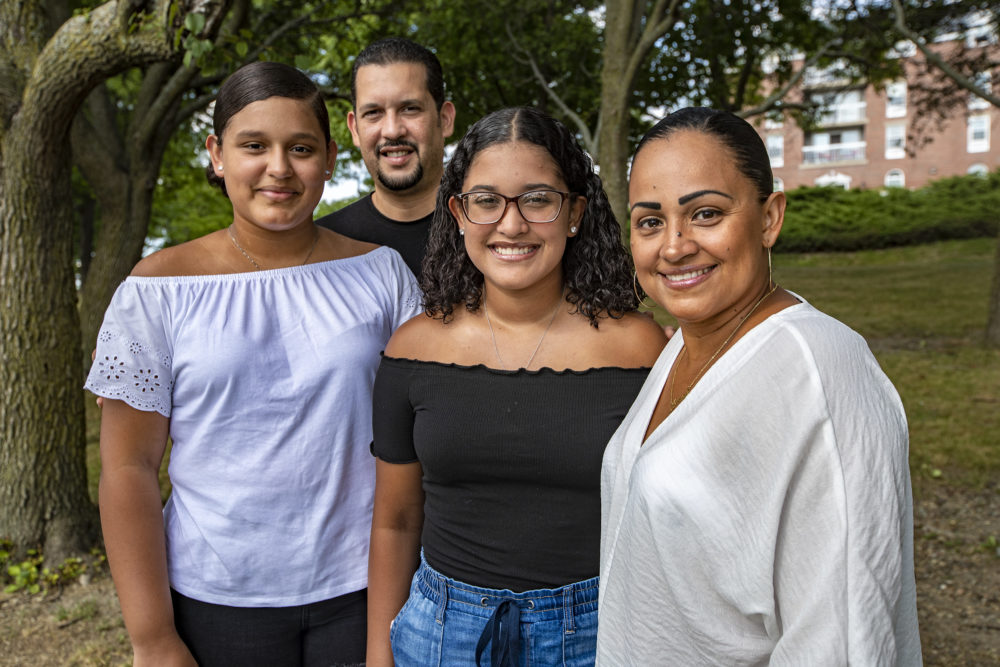
#> input picture ImageProcessing/images/TestImg1.jpg, 1000 x 667 px; its folder holds only this picture in this run
$ python face_detector.py
#> lines starting #> are read from the running program, lines starting #| are printed output that depends on the picture; after the words box and inside, x2 and y2 are one past the last pixel; in counts of white or black regions, pixels touching at a corner belong together
import cv2
import os

face_cascade = cv2.CascadeClassifier('./cascades/haarcascade_frontalface_default.xml')


def face_detector(images):
    for image in images:
        if not image[-4:] == '.jpg' and not image[-4:] == '.png':
            continue
        img = cv2.imread(os.path.join(base_dir, image))
#> img is the input picture: shape (667, 1000, 3); mean B, G, R 96.2, 105.5, 112.3
        gray_img = cv2.cvtColor(img, cv2.COLOR_BGR2GRAY)
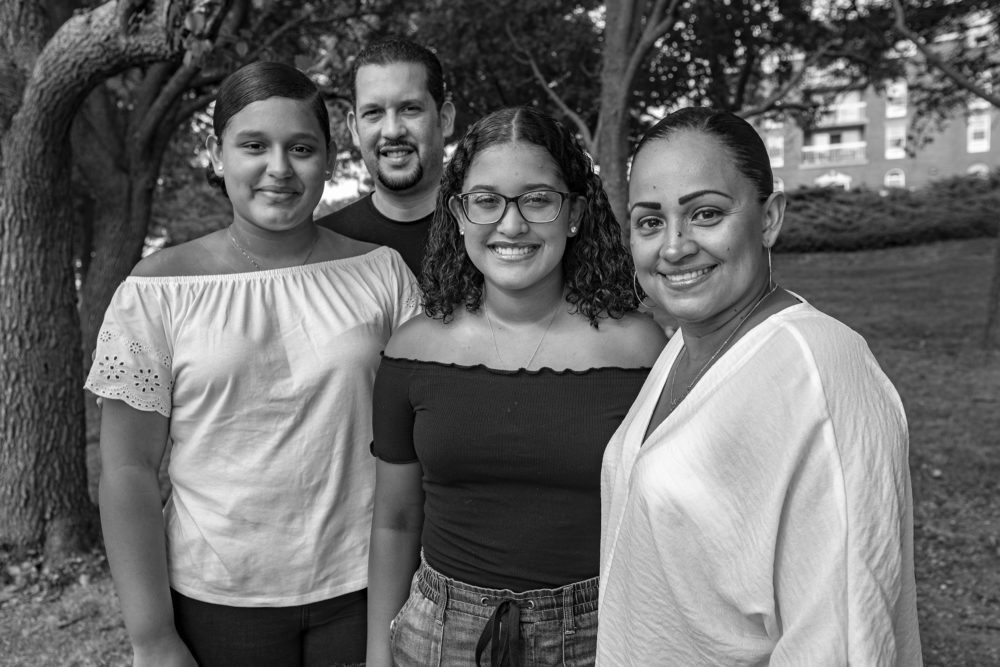
#> gray_img: shape (667, 1000); min 0, max 255, mean 106.5
        faces = face_cascade.detectMultiScale(
            gray_img,
            scaleFactor=1.1,
            minNeighbors=5
        )
#> faces = [[337, 67, 113, 113], [444, 147, 133, 133], [31, 538, 110, 110], [214, 100, 119, 119], [597, 150, 164, 164]]
        for x, y, w, h in faces:
            img = cv2.rectangle(img, (x, y), (x+w, y+h), (0, 255, 0), 2)
#> this loop made 5 passes
#> pass 1, in face_detector, `img = cv2.rectangle(img, (x, y), (x+w, y+h), (0, 255, 0), 2)`:
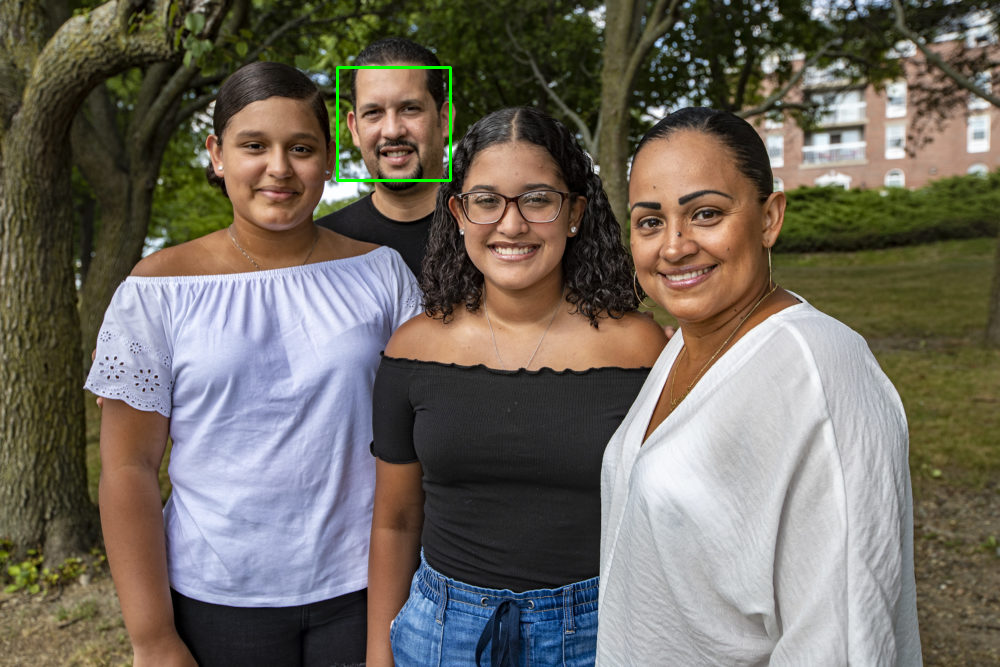
#> img: shape (667, 1000, 3); 0.2% of pixels changed, all inside (x1, y1, x2, y2) = (336, 66, 452, 182)
#> pass 2, in face_detector, `img = cv2.rectangle(img, (x, y), (x+w, y+h), (0, 255, 0), 2)`:
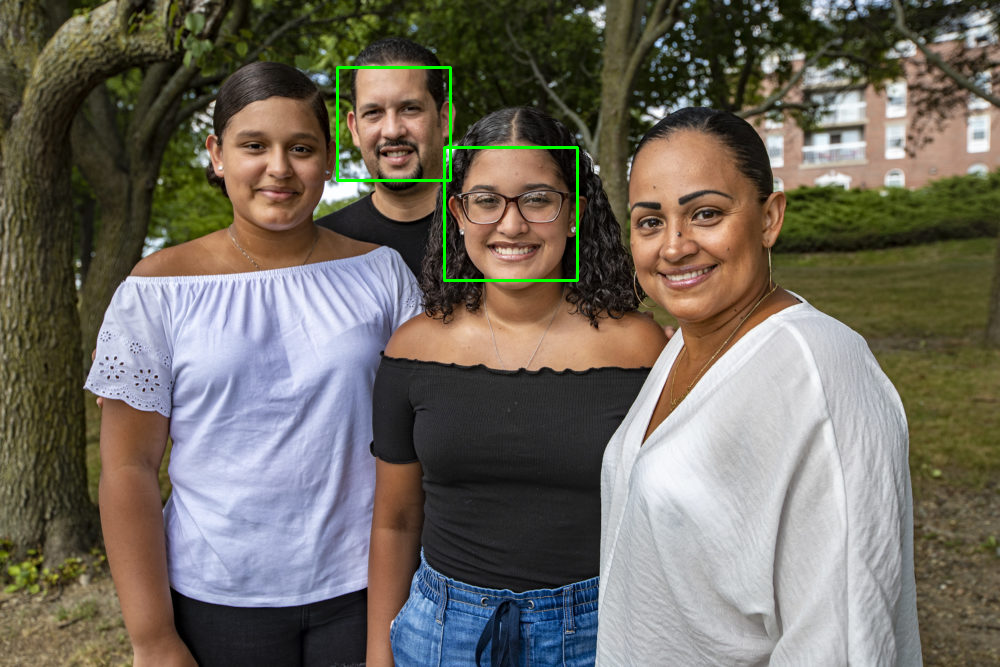
#> img: shape (667, 1000, 3); 0.24% of pixels changed, all inside (x1, y1, x2, y2) = (443, 146, 579, 282)
#> pass 3, in face_detector, `img = cv2.rectangle(img, (x, y), (x+w, y+h), (0, 255, 0), 2)`:
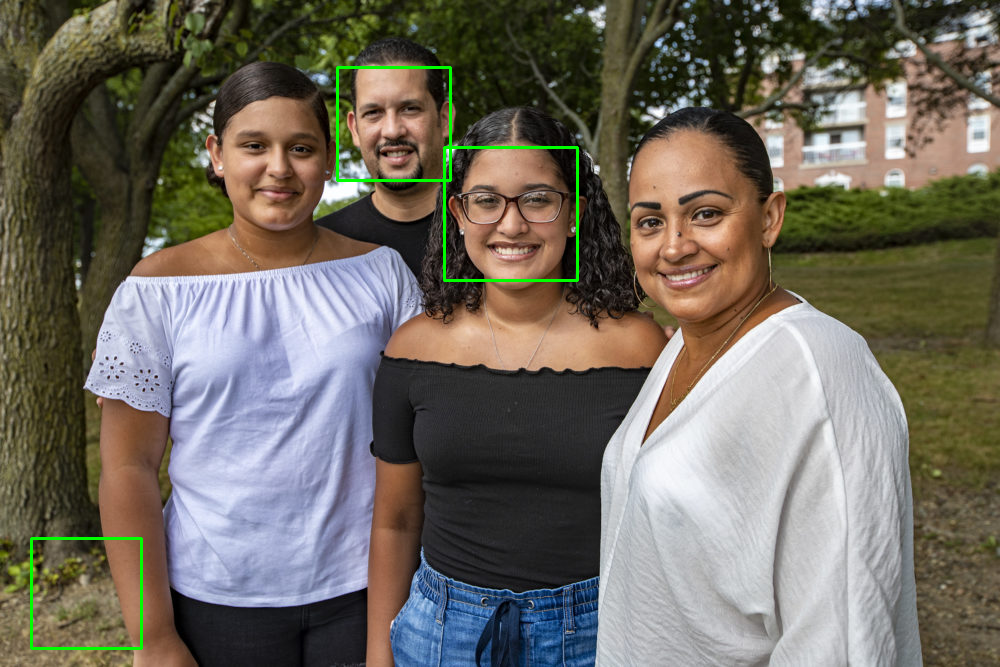
#> img: shape (667, 1000, 3); 0.2% of pixels changed, all inside (x1, y1, x2, y2) = (30, 537, 143, 650)
#> after the loop:
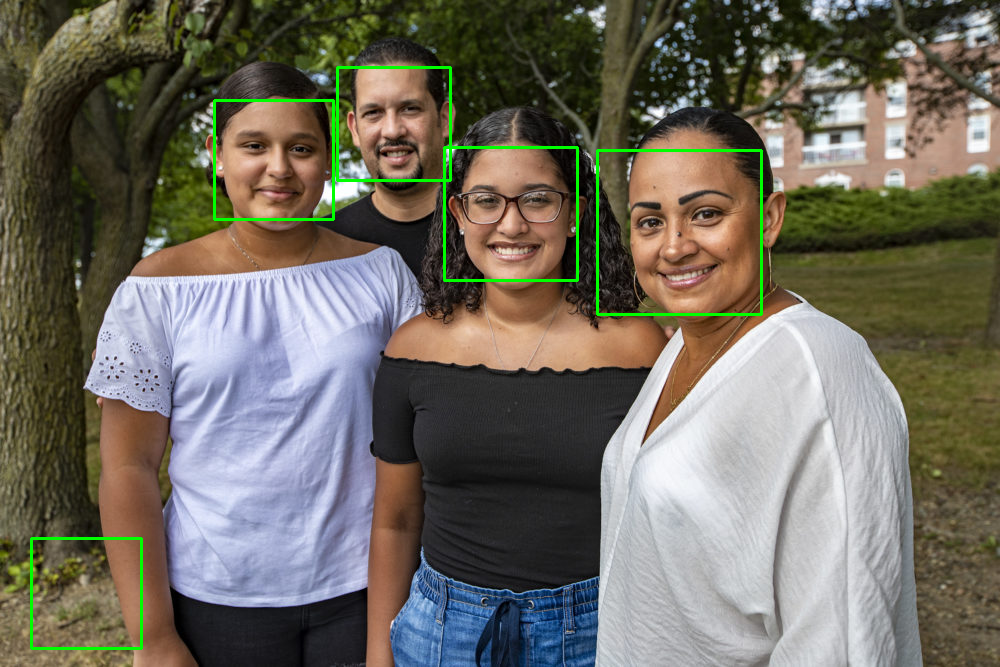
#> img: shape (667, 1000, 3); 0.51% of pixels changed, all inside (x1, y1, x2, y2) = (213, 99, 763, 316)
        cv2.imshow('Image', img)
        cv2.waitKey(3000)
        cv2.destroyAllWindows()


if __name__ == '__main__':
    base_dir = './images'
    images = os.listdir(base_dir)
    print(images)
    face_detector(images)
